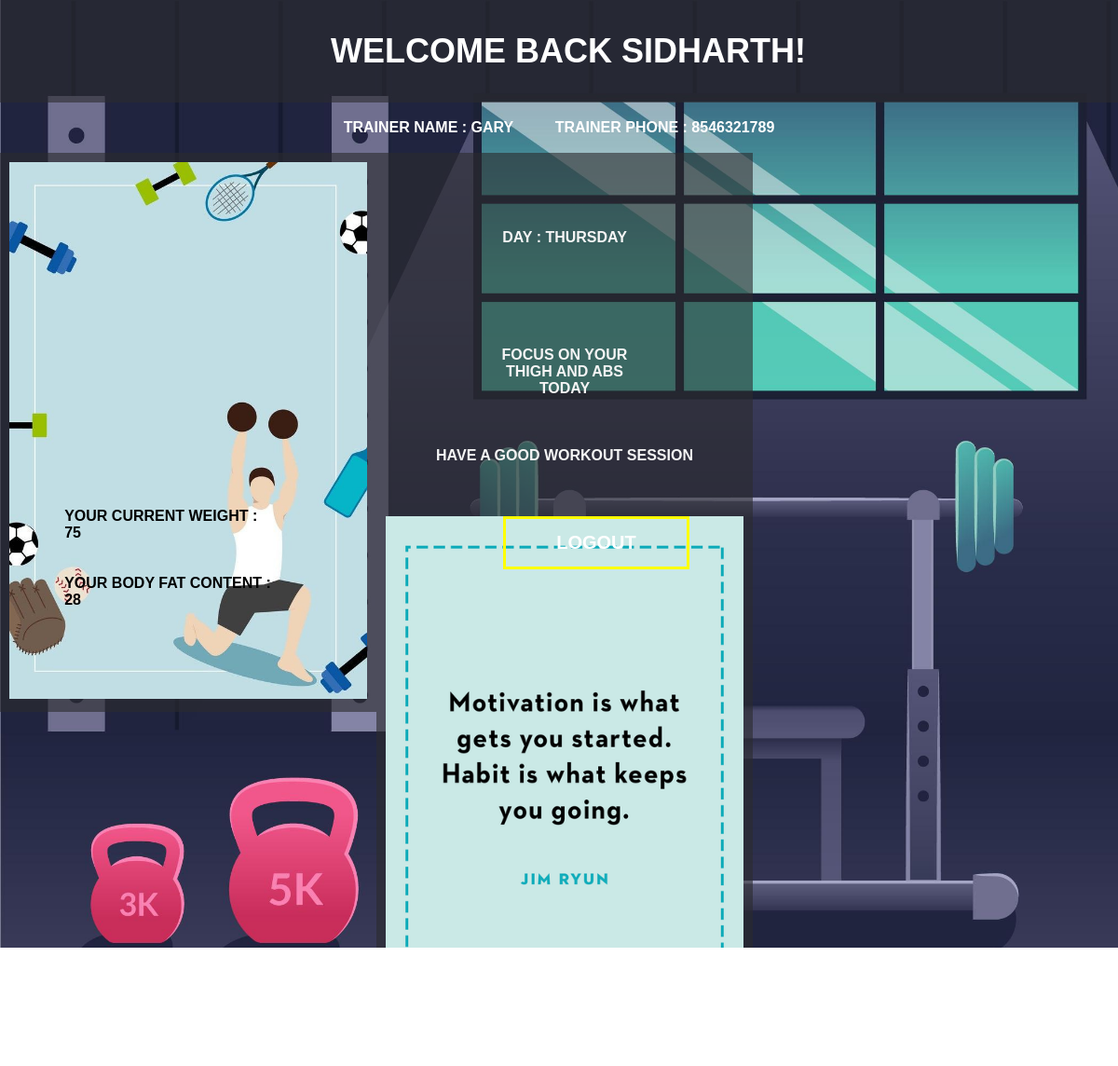
The page /trainee.php (signed in) on the database its author committed.
### tables this page shows
CREATE TABLE `trainee` (
  `userid` int(11) NOT NULL,
  `password` varchar(15) NOT NULL,
  `name` varchar(25) NOT NULL,
  `phone` bigint(20) NOT NULL,
  `monthly_fee` int(11) NOT NULL,
  `trained_by` int(11) NOT NULL
);

CREATE TABLE `trainer` (
  `userid` int(11) NOT NULL,
  `password` varchar(15) NOT NULL,
  `name` varchar(25) NOT NULL,
  `phone` bigint(20) NOT NULL,
  `salary` int(11) NOT NULL
);

CREATE TABLE `trainer_trainee` (
  `userid` int(11) NOT NULL,
  `weight` int(11) NOT NULL,
  `fat` int(11) NOT NULL,
  `plan` varchar(30) NOT NULL
);

### trainee.php (the view, shortened to what this page needs)
<?php
  $db_name = 'project_db';
  $host = 'localhost';
  $user = 'root';
  $password = '';
   $db = mysqli_connect($host, $user, $password, $db_name);
$myusername=$_SESSION['username'];
$mypassword=$_SESSION['password'];
$sql = " SELECT * FROM trainee WHERE userid = '$myusername' and password = '$mypassword'";
$result = mysqli_query($db,$sql) ;
$row = mysqli_fetch_array($result,MYSQLI_ASSOC);
$trainerid=$row['trained_by'];
 ?>
<!DOCTYPE html>
<html lang="en" dir="ltr">
    <head>
        <link rel="stylesheet" href="stylesheet/trainee.css">
    </head>
    <body>
        <header>
            <h1>Welcome Back <?php echo $row['name'] ?>! </h1>
        </header>
        <br>
<center>
        <?php
        $sql1=" SELECT name,phone FROM trainer WHERE userid = '$trainerid' ";
        $result1 = mysqli_query($db,$sql1) ;
        $row1 = mysqli_fetch_array($result1,MYSQLI_ASSOC);
        echo " TRAINER NAME : " . $row1['name'] . "&nbsp &nbsp &nbsp &nbsp &nbsp TRAINER PHONE : " . $row1['phone'];
         ?>
     </center>
     <br>
        <div class=center>
            <img src="stylesheet/images/left.jpg" width="100%" height="60%">
<div class=left>
    <br>
            <?php
            $sql2=" SELECT weight,fat FROM trainer_trainee WHERE userid = '$myusername' ";
            $result2 = mysqli_query($db,$sql2) ;
            $row2 = mysqli_fetch_array($result2,MYSQLI_ASSOC);
            echo "<br><br>Your current weight : <br>" . $row2['weight'];
            echo "<br><br><br>Your body fat content : <br>" . $row2['fat'];
            ?>
        </div>
        </div>
        <div class=center>
            <center>
                <br>
                <br><br><br>
            <?php
            $day=date("l");
            switch($day){
                case "Thursday" : echo "DAY : " . $day;
                                    echo "<br><br><br><br><br><br><br>Focus on your<br>thigh and abs<br>today<br><br><br><br>Have a good workout session<br>";
                break;
            }
 ?>
 <br><br>
 <div class="logout">
 <input  type="button" name="" value="LOGOUT" onclick="window.location.href='login.php';">
 <br><br><br><br><br><br>
 <br>
</div>
</center>
</div>
        <div class=center>
                <img src="stylesheet/images/right.png" width="100%" height="60%">
    </div>
    </body>
    </html>

### stylesheet/trainee.css (style rules this page uses)
body { margin: 0; padding: 0; font-family: sans-serif; background: url(images/trainee.jpg); background-size: cover; font-size: 30; color: white; text-transform: uppercase; font-weight: 900; }
header { width: 100%; length: 20%; color: white; font-size: large; background: #2c2b2e9c; text-align: center; padding: 10px; font-weight: 1000; }
.center { top:10%; height: 200%; width: 32%; float: left; color: whitesmoke; background: #2c2b2e9c; padding: 10px; font-size: 40; }
.left { position: absolute; top: 50%; left: 15%; transform: translate(-50%, -50%); color: black; }
.logout { position: absolute; left: 45%; }
.logout input[type="button"] { width: 200px; background: none; display: block; margin: 20px auto; border: 3px solid yellow; padding: 14px; outline: none; color: white; transition: 0.25px; cursor: pointer; font-size: 20px; text-transform: uppercase; font-weight: 900; position: absolute; left: 50%; }

### rows shown on the page
trainee: name "SIDHARTH"
trainer: name "GARY", phone "8546321789"
trainer_trainee: weight "75", fat "28"
